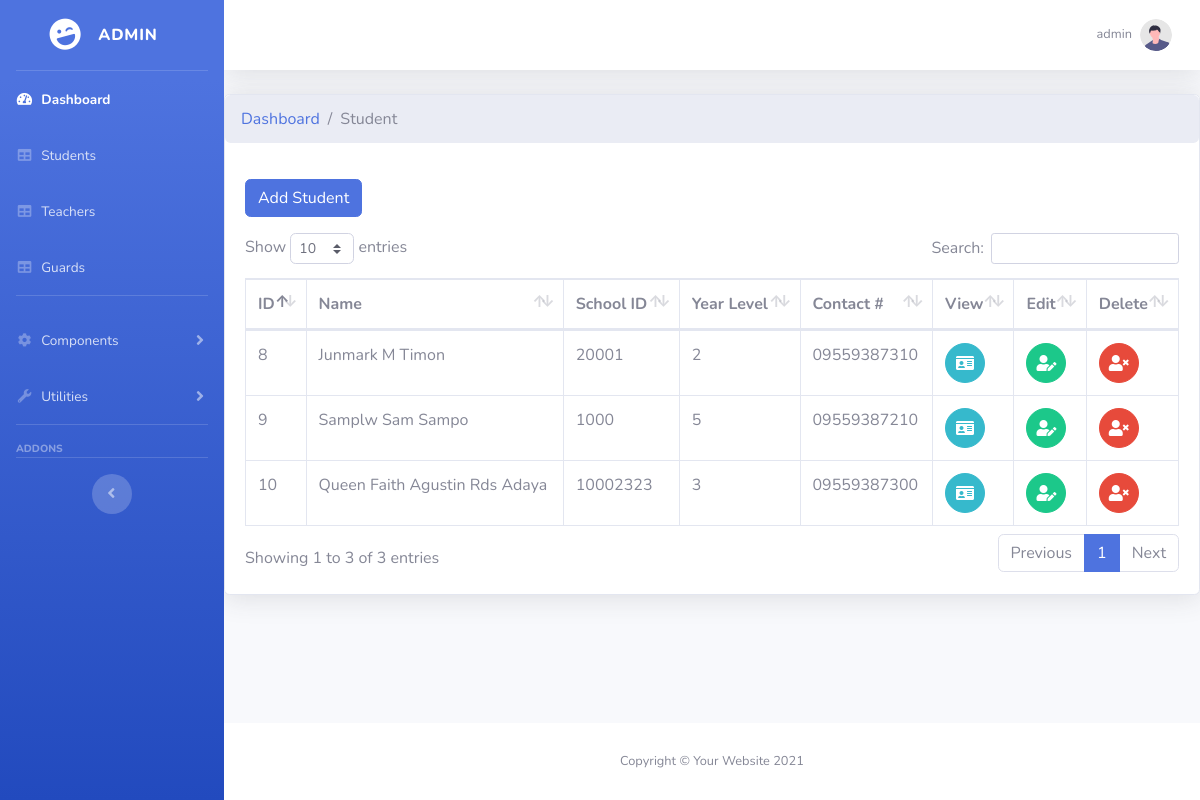
Before: /admin/students.php (signed in) with the older database file.
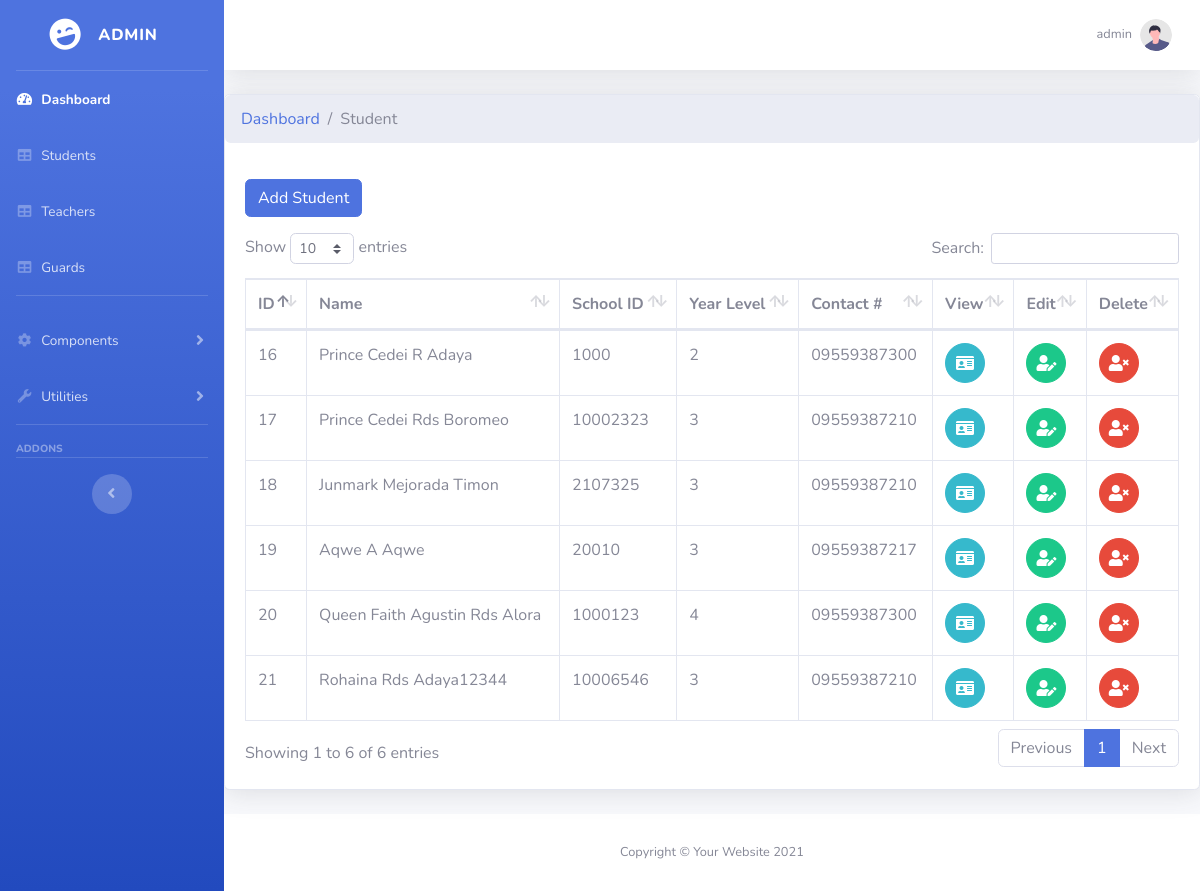
After: the same page with the newer database file.
### tables this page shows
CREATE TABLE `tbl_student` (
  `id` int(11) NOT NULL,
  `school_id` int(11) NOT NULL,
  `fname` varchar(160) NOT NULL,
  `mname` varchar(160) NOT NULL,
  `lname` varchar(160) NOT NULL,
  `year_level` varchar(5) NOT NULL,
  `contact_no` varchar(11) NOT NULL,
  `date_created` timestamp(5) NOT NULL DEFAULT current_timestamp(5)
);

### admin/students.php (the view, shortened to what this page needs)
<?php
    include '../process.php';
    include 'include/header.php';
    include 'include/sidebar.php';
    include 'include/topbar.php';
?>
    <div class="card shadow mb-4">
        <nav aria-label="breadcrumb">
            <ol class="breadcrumb">
                <li class="breadcrumb-item"><a href="index.php">Dashboard</a></li>
                <li class="breadcrumb-item active" aria-current="page">Student</li>
            </ol>
        </nav>
        <div class="card-body">
                <button type="button" class="btn btn-primary mb-3 float-left" data-toggle="modal" data-target="#exampleModal">
                    Add Student
                </button>
            <div class="table-responsive">
                <table class="table table-bordered" id="dataTable1" width="100%" cellspacing="0">
                    <thead>
                        <tr>
                            <th>ID</th>
                            <th>Name</th>
                            <th>School ID</th>
                            <th>Year Level</th>
                            <th>Contact #</th>
                            <th>View</th>
                            <th>Edit</th>
                            <th>Delete</th>
                        </tr>
                    </thead>
                    <tbody>
                        <?php
                            $query = "SELECT * FROM tbl_student";
                            $query_run = mysqli_query($connection,$query);
                        ?>
                        <?php
                            if (mysqli_num_rows($query_run) > 0){
                                while($row = mysqli_fetch_assoc($query_run)){
                        ?>
                                    <tr style="text-transform: capitalize;">
                                        <td>
                                            <?php echo htmlspecialchars($row['id']); ?>
                                        </td>
                                        <td>
                                            <?php echo htmlspecialchars($row['fname']." ".$row['mname']. " " .$row['lname']); ?>
                                        </td>
                                        <td>
                                            <?php echo htmlspecialchars($row['school_id']); ?>
                                        </td>
                                        <td>
                                            <?php echo htmlspecialchars($row['year_level']); ?>
                                        </td>
                                        <td>
                                            <?php echo htmlspecialchars($row['contact_no']); ?>
                                        </td>
                                        <td width="2%">
                                            <form action="view_student.php" method="post" target="_blank">
                                                    <button  type="submit" name="btn_view_student" class="btn btn-info btn-circle"><i class="fas fa-id-card"></i></button>
                                            </form>
                                        </td>
                                        <td width="2%">
                                            <button type="button" class="btn btn-success btn-circle" id="edit_student" data-toggle="modal" data-target="#exampleModal1" data-id1="<?php echo htmlspecialchars($row['id']); ?>" data-id2="<?php echo htmlspecialchars($row['school_id']); ?>" data-id3="<?php echo htmlspecialchars($row['fname']); ?>" data-id4="<?php echo htmlspecialchars($row['mname']); ?>" data-id5="<?php echo htmlspecialchars($row['lname']); ?>" data-id6="<?php echo htmlspecialchars($row['year_level']); ?>" data-id7="<?php echo htmlspecialchars($row['contact_no']); ?>">
                                                <i class="fas fa-user-edit"></i>
                                            </button>
                                        </td>
                                        <td width="2%">
                                            <button type="button" class="btn btn-danger btn-circle" id="delete_student" data-toggle="modal" data-target="#exampleModal2" data-id1="<?php echo htmlspecialchars($row['id']); ?>" data-id2="<?php echo htmlspecialchars($row['school_id']); ?>" >
                                                <i class="fa fa-user-times"></i>
                                            </button>
                                        </td>
                                    </tr>
                    <?php
                                }
                            }
                    ?>
                    </tbody>
                </table>
            </div>
        </div>
    </div>
<?php
    include 'include/footer.php';
?>

### admin/include/header.php (shortened to what this page needs)
<!DOCTYPE html>
<html lang="en">
<head>
    <link href="vendor/fontawesome-free/css/all.min.css" rel="stylesheet" type="text/css">
   <link href="css/sb-admin-2.min.css" rel="stylesheet">
    <link href="css/buttons.dataTables.min.css" rel="stylesheet">
     <link href="vendor/datatables/dataTables.bootstrap4.min.css" rel="stylesheet">
</head>
<body id="page-top">

### admin/include/sidebar.php (shortened to what this page needs)
<div id="wrapper">
<ul class="navbar-nav bg-gradient-primary sidebar sidebar-dark accordion" id="accordionSidebar">
    <a class="sidebar-brand d-flex align-items-center justify-content-center" href="index.php">
        <div class="sidebar-brand-icon rotate-n-15">
            <i class="fas fa-laugh-wink"></i>
        </div>
        <div class="sidebar-brand-text mx-3"> <?php echo $_SESSION['username']; ?> </div>
    </a>
    <hr class="sidebar-divider my-0">
    <li class="nav-item active">
        <a class="nav-link" href="index.php">
            <i class="fas fa-fw fa-tachometer-alt"></i>
            <span>Dashboard</span></a>
    </li>
    <li class="nav-item">
        <a class="nav-link" href="students.php">
            <i class="fas fa-fw fa-table"></i>
            <span>Students</span></a>
    </li>
    <li class="nav-item">
        <a class="nav-link" href="teachers.php">
            <i class="fas fa-fw fa-table"></i>
            <span>Teachers</span></a>
    </li>
    <li class="nav-item">
        <a class="nav-link" href="guards.php">
            <i class="fas fa-fw fa-table"></i>
            <span>Guards</span></a>
    </li>
    <hr class="sidebar-divider">
    <li class="nav-item">
        <a class="nav-link collapsed" href="#" data-toggle="collapse" data-target="#collapseTwo"
            aria-expanded="true" aria-controls="collapseTwo">
            <i class="fas fa-fw fa-cog"></i>
            <span>Components</span>
        </a>
    </li>
    <li class="nav-item">
        <a class="nav-link collapsed" href="#" data-toggle="collapse" data-target="#collapseUtilities"
            aria-expanded="true" aria-controls="collapseUtilities">
            <i class="fas fa-fw fa-wrench"></i>
            <span>Utilities</span>
        </a>
    </li>
    <hr class="sidebar-divider">
    <div class="sidebar-heading">
        Addons
    </div>
    <hr class="sidebar-divider d-none d-md-block">
    <div class="text-center d-none d-md-inline">
        <button class="rounded-circle border-0" id="sidebarToggle"></button>
    </div>
</ul>
        <div id="content-wrapper" class="d-flex flex-column">
    <div id="content">

### admin/include/topbar.php (shortened to what this page needs)
<nav class="navbar navbar-expand navbar-light bg-white topbar mb-4 static-top shadow">
<ul class="navbar-nav ml-auto">
    <li class="nav-item dropdown no-arrow">
        <a class="nav-link dropdown-toggle" href="#" id="userDropdown" role="button"
            data-toggle="dropdown" aria-haspopup="true" aria-expanded="false">
            <span class="mr-2 d-none d-lg-inline text-gray-600 small"> <?php echo $_SESSION['username']; ?> </span>
            <img class="img-profile rounded-circle"
                src="img/undraw_profile.svg">
        </a>
    </li>
</ul>
</nav>

### admin/include/footer.php (shortened to what this page needs)
</div>
            <footer class="sticky-footer bg-white">
                <div class="container my-auto">
                    <div class="copyright text-center my-auto">
                        <span>Copyright &copy; Your Website 2021</span>
                    </div>
                </div>
            </footer>
        </div>
    </div>
</body>
</html>

Changed rows visible on the page:
removed tbl_student: id "8", fname+mname+lname "Junmark M Timon", school "20001", year_level "2", contact_no "09559387310"
removed tbl_student: id "9", fname+mname+lname "Samplw Sam Sampo", school "1000", year_level "5", contact_no "09559387210"
removed tbl_student: id "10", fname+mname+lname "Queen Faith Agustin Rds Adaya", school "10002323", year_level "3", contact_no "09559387300"
added tbl_student: id "16", fname+mname+lname "Prince Cedei R Adaya", school "1000", year_level "2", contact_no "09559387300"
added tbl_student: id "17", fname+mname+lname "Prince Cedei Rds Boromeo", school "10002323", year_level "3", contact_no "09559387210"
added tbl_student: id "18", fname+mname+lname "Junmark Mejorada Timon", school "2107325", year_level "3", contact_no "09559387210"
added tbl_student: id "19", fname+mname+lname "Aqwe A Aqwe", school "20010", year_level "3", contact_no "09559387217"
added tbl_student: id "20", fname+mname+lname "Queen Faith Agustin Rds Alora", school "1000123", year_level "4", contact_no "09559387300"
added tbl_student: id "21", fname+mname+lname "Rohaina Rds Adaya12344", school "10006546", year_level "3", contact_no "09559387210"
Other visible differences:
text written by a page script: "Show entries Search: Showing 1 to 3 of 3 entries Previous 1 Next" → "Show entries Search: Showing 1 to 6 of 6 entries Previous 1 Next"
